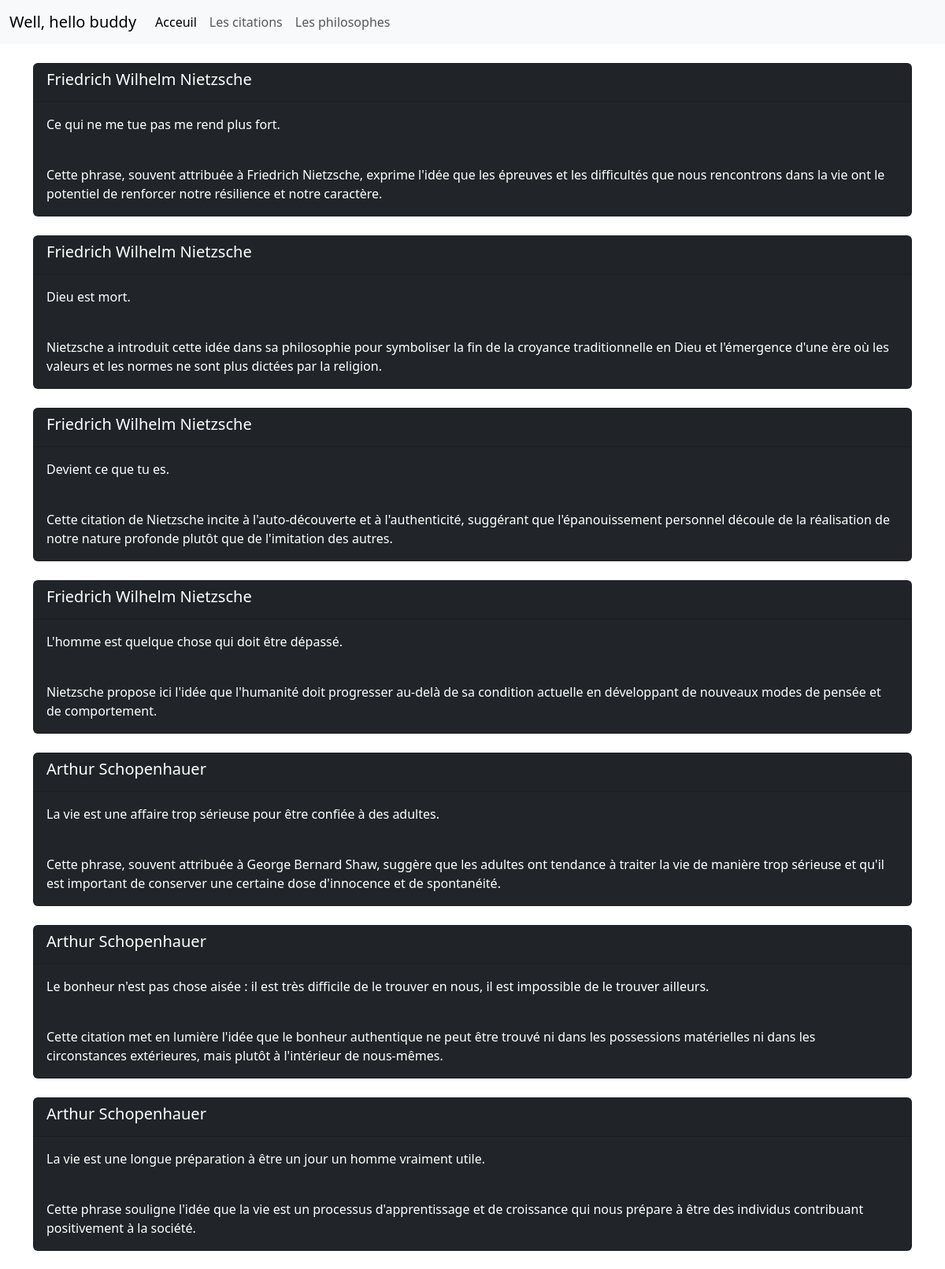
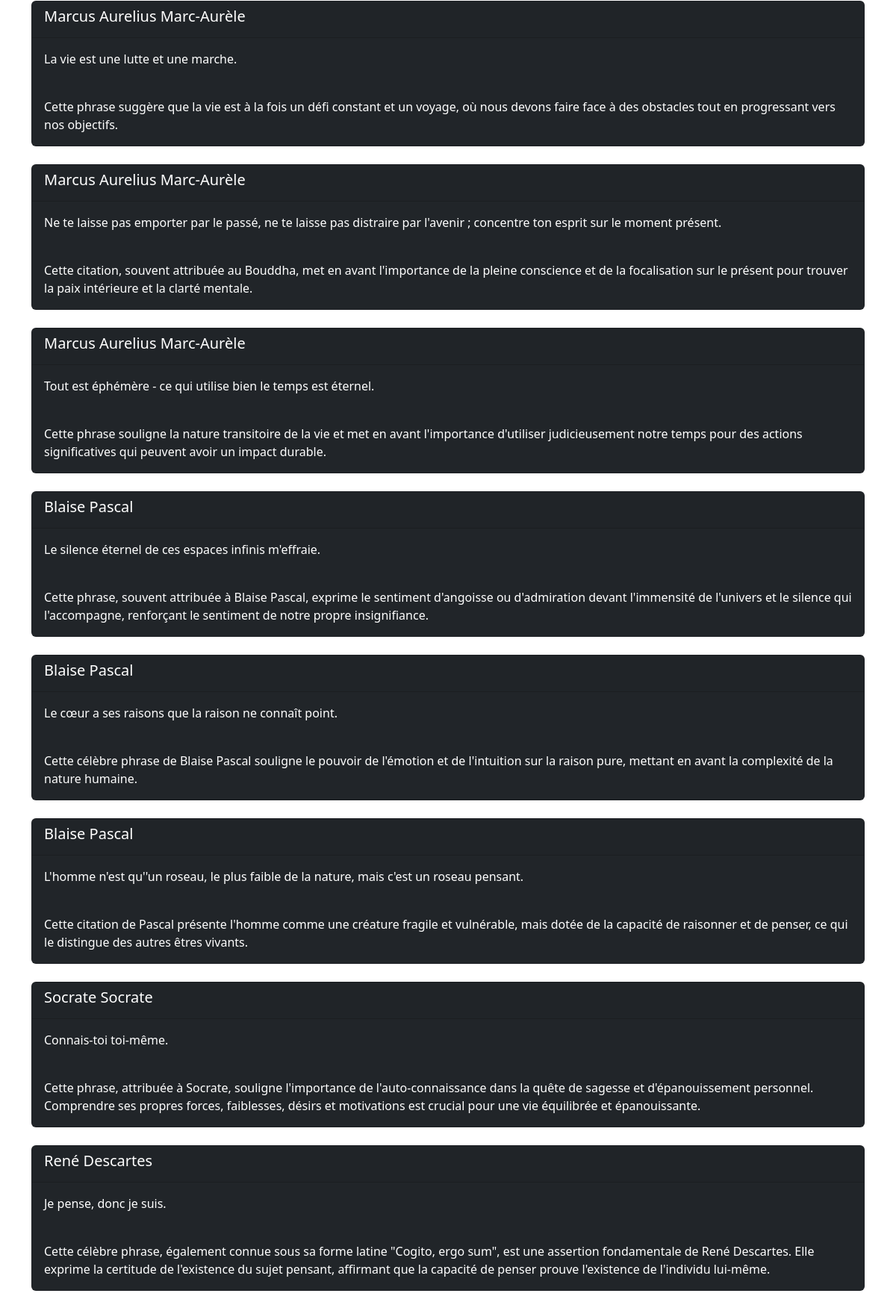
Page /citations.php (upper part) on the committed database (2 pictures, top to bottom).
### tables this page shows
CREATE TABLE IF NOT EXISTS `citations` (
  `id_citations` int NOT NULL AUTO_INCREMENT,
  `citation` varchar(255) DEFAULT NULL,
  `explication` text NOT NULL,
  `année` date DEFAULT NULL,
  `id_auteur` int DEFAULT NULL,
  PRIMARY KEY (`id_citations`),
  KEY `id_auteur` (`id_auteur`)
);

CREATE TABLE IF NOT EXISTS `auteur` (
  `id_auteur` int NOT NULL AUTO_INCREMENT,
  `nom` varchar(70) DEFAULT NULL,
  `prenom` varchar(25) NOT NULL,
  `description` text NOT NULL,
  `biographie` text NOT NULL,
  `date_start` varchar(7) DEFAULT NULL,
  `date_end` varchar(10) DEFAULT NULL,
  `photo` varchar(50) DEFAULT NULL,
  PRIMARY KEY (`id_auteur`)
);

### citations.php (called while the page is built, shortened)
<?php
require 'data/db-connect.php';
$requete = $dbh->query("SELECT * FROM citations JOIN auteur WHERE citations.id_auteur = auteur.id_auteur");
$resultats = $requete->fetchAll();
require 'templates/citations.html.php';

### templates/citations.html.php (the view, shortened to what this page needs)
<!DOCTYPE html>
<html lang="en">
<head>
    <link href="https://cdn.jsdelivr.net/npm/bootstrap@5.3.3/dist/css/bootstrap.min.css" rel="stylesheet">
</head>
<body>
    <?php require 'templates/inc.top.html.php' ?>
    <div class="container">
        <?php foreach ($resultats as $resultat) : ?>
            <div class="card text-bg-dark mb-3 my-4">
                <div class="card-header">
                    <h5 class="card-title"><?= $resultat['prenom'] . ' ' . $resultat['nom'] ?></h5>
                </div>
                <div class="card-body">
                    <p><?= $resultat['citation'] ?></p>
                    <br>
                    <p class="card-text"><?= $resultat['explication'] ?></p>
                </div>
            </div>
        <?php endforeach ?>
    </div>
</body>
</html>

### rows in the picture
citations: id_auteur.prenom "Friedrich Wilhelm", id_auteur.nom "Nietzsche", citation "Ce qui ne me tue pas me rend plus fort.", explication "Cette phrase, souvent attribuée à Friedrich Nietzsche, exprime l'idée que les épreuves et les difficultés que nous rencontrons dans la vie ont le potentiel de renforcer notre résilience et notre caractère."
citations: id_auteur.prenom "Friedrich Wilhelm", id_auteur.nom "Nietzsche", citation "Dieu est mort.", explication "Nietzsche a introduit cette idée dans sa philosophie pour symboliser la fin de la croyance traditionnelle en Dieu et l'émergence d'une ère où les valeurs et les normes ne sont plus dictées par la religion."
citations: id_auteur.prenom "Friedrich Wilhelm", id_auteur.nom "Nietzsche", citation "Devient ce que tu es.", explication "Cette citation de Nietzsche incite à l'auto-découverte et à l'authenticité, suggérant que l'épanouissement personnel découle de la réalisation de notre nature profonde plutôt que de l'imitation des autres."
citations: id_auteur.prenom "Friedrich Wilhelm", id_auteur.nom "Nietzsche", citation "L'homme est quelque chose qui doit être dépassé.", explication "Nietzsche propose ici l'idée que l'humanité doit progresser au-delà de sa condition actuelle en développant de nouveaux modes de pensée et de comportement."
citations: id_auteur.prenom "Arthur", id_auteur.nom "Schopenhauer", citation "La vie est une affaire trop sérieuse pour être confiée à des adultes.", explication "Cette phrase, souvent attribuée à George Bernard Shaw, suggère que les adultes ont tendance à traiter la vie de manière trop sérieuse et qu'il est important de conserver une certaine dose d'innocence et de spontanéité."
citations: id_auteur.prenom "Arthur", id_auteur.nom "Schopenhauer", citation "Le bonheur n'est pas chose aisée : il est très difficile de le trouver en nous, il est impossible de le trouver ailleurs.", explication "Cette citation met en lumière l'idée que le bonheur authentique ne peut être trouvé ni dans les possessions matérielles ni dans les circonstances extérieures, mais plutôt à l'intérieur de nous-mêmes."
citations: id_auteur.prenom "Arthur", id_auteur.nom "Schopenhauer", citation "La vie est une longue préparation à être un jour un homme vraiment utile.", explication "Cette phrase souligne l'idée que la vie est un processus d'apprentissage et de croissance qui nous prépare à être des individus contribuant positivement à la société."
citations: id_auteur.prenom "Marcus Aurelius", id_auteur.nom "Marc-Aurèle", citation "La vie est une lutte et une marche.", explication "Cette phrase suggère que la vie est à la fois un défi constant et un voyage, où nous devons faire face à des obstacles tout en progressant vers nos objectifs."
citations: id_auteur.prenom "Marcus Aurelius", id_auteur.nom "Marc-Aurèle", citation "Ne te laisse pas emporter par le passé, ne te laisse pas distraire par l'avenir ; concentre ton esprit sur le moment présent.", explication "Cette citation, souvent attribuée au Bouddha, met en avant l'importance de la pleine conscience et de la focalisation sur le présent pour trouver la paix intérieure et la clarté mentale."
citations: id_auteur.prenom "Marcus Aurelius", id_auteur.nom "Marc-Aurèle", citation "Tout est éphémère - ce qui utilise bien le temps est éternel.", explication "Cette phrase souligne la nature transitoire de la vie et met en avant l'importance d'utiliser judicieusement notre temps pour des actions significatives qui peuvent avoir un impact durable."
citations: id_auteur.prenom "Blaise", id_auteur.nom "Pascal", citation "Le silence éternel de ces espaces infinis m'effraie.", explication "Cette phrase, souvent attribuée à Blaise Pascal, exprime le sentiment d'angoisse ou d'admiration devant l'immensité de l'univers et le silence qui l'accompagne, renforçant le sentiment de notre propre insignifiance."
citations: id_auteur.prenom "Blaise", id_auteur.nom "Pascal", citation "Le cœur a ses raisons que la raison ne connaît point.", explication "Cette célèbre phrase de Blaise Pascal souligne le pouvoir de l'émotion et de l'intuition sur la raison pure, mettant en avant la complexité de la nature humaine."
citations: id_auteur.prenom "Blaise", id_auteur.nom "Pascal", citation "L'homme n'est qu''un roseau, le plus faible de la nature, mais c'est un roseau pensant.", explication "Cette citation de Pascal présente l'homme comme une créature fragile et vulnérable, mais dotée de la capacité de raisonner et de penser, ce qui le distingue des autres êtres vivants."
citations: id_auteur.prenom "Socrate", id_auteur.nom "Socrate", citation "Connais-toi toi-même.", explication "Cette phrase, attribuée à Socrate, souligne l'importance de l'auto-connaissance dans la quête de sagesse et d'épanouissement personnel. Comprendre ses propres forces, faiblesses, désirs et motivations est crucial pour une vie équilibrée et épanouissante."
citations: id_auteur.prenom "René", id_auteur.nom "Descartes", citation "Je pense, donc je suis.", explication "Cette célèbre phrase, également connue sous sa forme latine \"Cogito, ergo sum\", est une assertion fondamentale de René Descartes. Elle exprime la certitude de l'existence du sujet pensant, affirmant que la capacité de penser prouve l'existence de l'individu lui-même."
